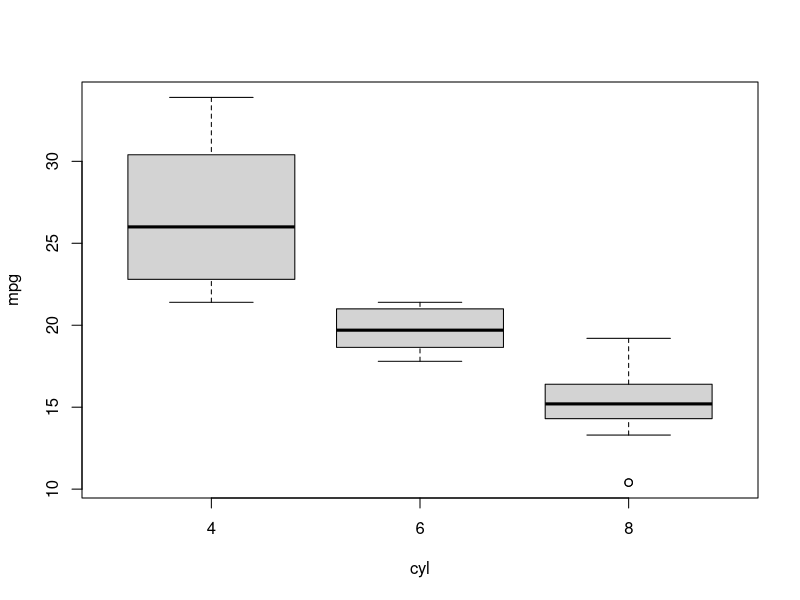
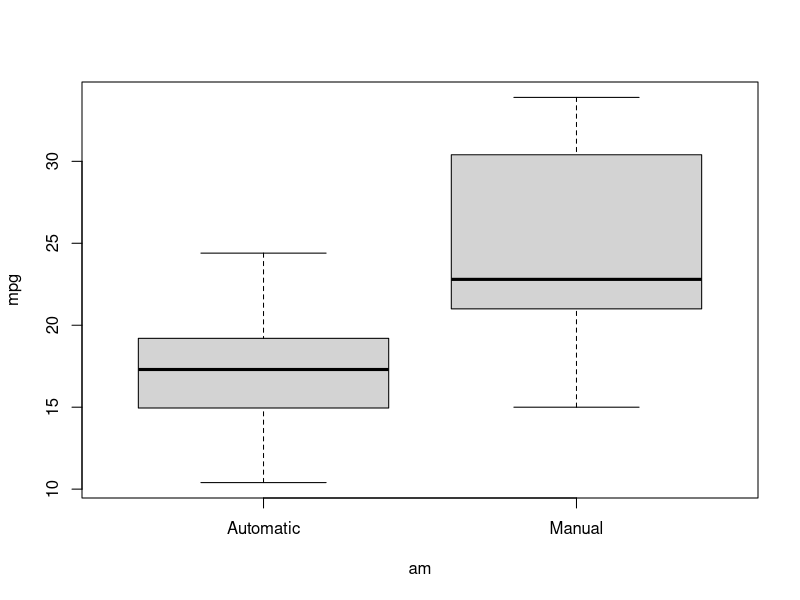
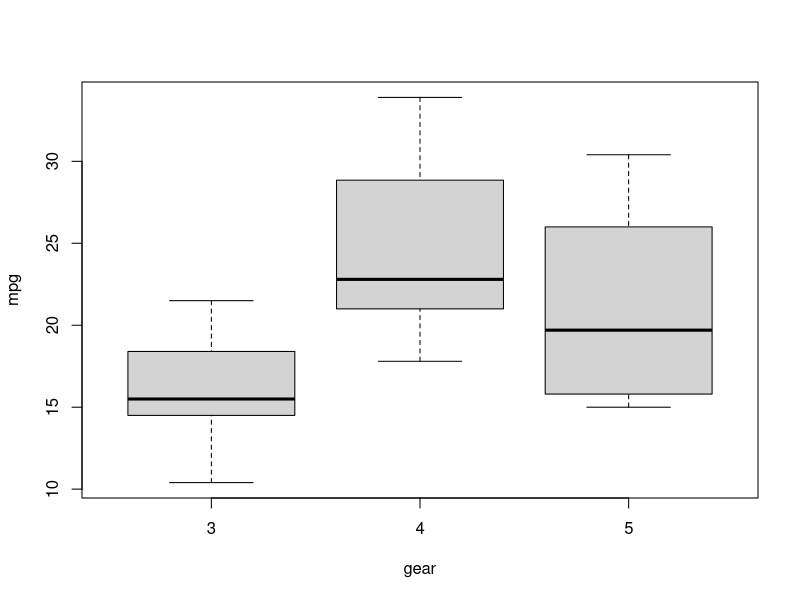

These figures' R source, in order:
## ---- chunk 1
mpgData <- mtcars
mpgData$am <- factor(mpgData$am, labels = c("Automatic", "Manual"))
boxplot(mpg ~ cyl, data = mpgData) # For cylinder
boxplot(mpg ~ am, data = mpgData) # Transmission
boxplot(mpg ~ gear, data = mpgData) # Gear
